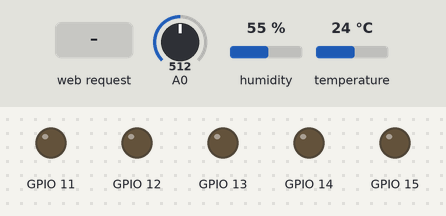
Recording of a sketch running on a simulated ESP8266 (NodeMCU). Shown: output pins drawn as LEDs (lit = HIGH). The test bench sets the inputs (shaded band); at power-on: A0 = 512, humidity 55 %, temperature 24 °C. WiFi joins after 1.5 s; servers stay silent unless stated; what the sketch prints to the serial monitor is not drawn.

Above: at 2.7 s.
2.8 s: HTTP request GET /up received
At 4.0 s:
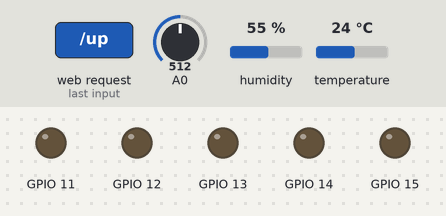
4.4 s: HTTP request GET /down received
At 5.3 s:
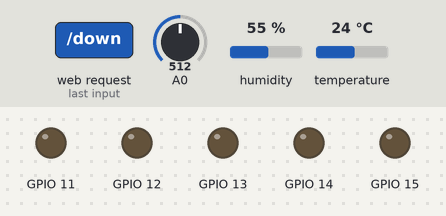
6.0 s: HTTP request GET /left received
At 6.5 s:
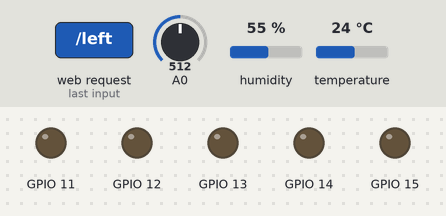
7.6 s: HTTP request GET /right received
At 8.9 s:
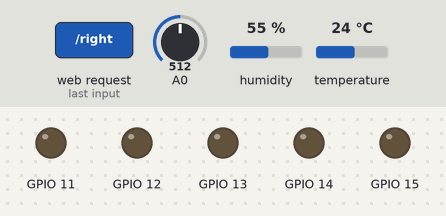
9.2 s: HTTP request GET /beep received
At 10.1 s:
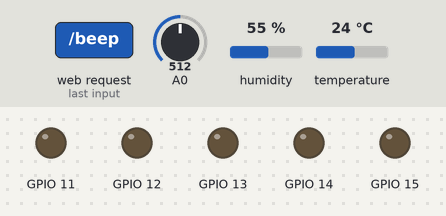
Timing chart, 0 to 11.8 s (numbered marks = the images above; inputs shaded):
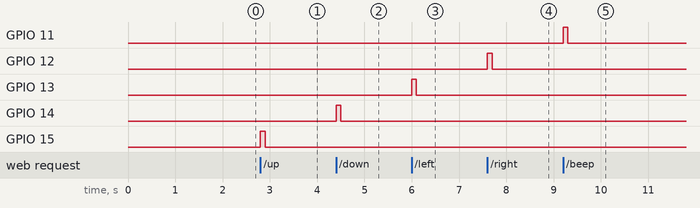

The sketch:

ESP.ino
```cpp
#include <ESP8266WiFi.h>
#include <WiFiClient.h>
#include <ESP8266WebServer.h>
#include <ESP8266mDNS.h>
#include <DHT11.h>

DHT11 dht11(6);

const char* ssid = "DOM";
const char* password = "amszczecin";
MDNSResponder mdns;
ESP8266WebServer server(80);
int distance = 0;


String webPage = "";


void handleRoot() {
  server.send(200, "text/plain", webPage);
}


void setup(void){
  float humi, temp = 0;
 dht11.read(humi, temp);
webPage = "<div style=\"width: 500px; margin: auto; border: 1px solid black; text-align: center;\">";
webPage += "<h1 style=\"margin: auto\">Kontrola Robota VKE-01</h1>";
webPage += "<h3 style=\"margin: auto 0\">#1:";
webPage += analogRead((1)*5/1023*100)/5 + "%</h3>";
webPage += "<h3 style=\"margin: auto 0\">#2:";
webPage += analogRead((2)*5/1023*100)/5 + "%";
webPage += "<h3 style=\"margin: auto 0\">#TEMP:";
webPage += (String)temp +"&#186C; </h3> ";
webPage += "<br / >";
webPage += "<p><a href=\"up\"><button style=\"width: 50px\">^</button></a></p>";
webPage += "<p>";
webPage += "<a href=\"left\"><button><</button></a>";
webPage += "<a href=\"beep\"><button style=\"width: 50px\"> ! </button></a>";
webPage += "<a href=\"right\"><button>></button></a>";
webPage += "</p>";
webPage += "<p><a href=\"down\"><button  style=\"width: 50px\">v</button></a></p>";
webPage += "<br >";
webPage += "<br />";
webPage += "<br />";
webPage += "<p align=\"right\">by Rafał Rożek</p>";
webPage += "<p align=\"right\">dla <a href="">http://www.informatyka.am.szczecin.pl/</a></p>";
webPage += "</div>";

  pinMode(15, OUTPUT);
  pinMode(14, OUTPUT);
  pinMode(13, OUTPUT);
  pinMode(12, OUTPUT);
  pinMode(11, OUTPUT);
  Serial.begin(115200);
  WiFi.begin(ssid, password);
  Serial.println("");

  // Wait for connection
  while (WiFi.status() != WL_CONNECTED) {
    delay(500);
    Serial.print(".");

  }
  Serial.println("");
  Serial.print("Connected to ");
  Serial.println(ssid);
  Serial.print("IP address: ");
  Serial.println(WiFi.localIP());

  if (mdns.begin("esp8266", WiFi.localIP())) {
    Serial.println("MDNS responder started");
  }

  server.on("/", handleRoot);

  server.on("/up", [](){
  handleRoot();
  digitalWrite(15,HIGH);
  delay(100);
  digitalWrite(15,LOW);
  distance++;
  });

  server.on("/down", [](){
  handleRoot();
  digitalWrite(14,HIGH);
  delay(100);
  digitalWrite(14,LOW);
  distance++;
  });
  server.on("/left", [](){
  handleRoot();
    digitalWrite(13,HIGH);
  delay(100);
  digitalWrite(13,LOW);
  });
  server.on("/right", [](){
  handleRoot();

  digitalWrite(12,HIGH);
  delay(100);
  digitalWrite(12,LOW);
  });
  server.on("/beep", [](){
  handleRoot();
    digitalWrite(11,HIGH);
  delay(100);
  digitalWrite(11,LOW);
  });

  server.onNotFound(handleRoot);

  server.begin();
  Serial.println("HTTP server started");
}

void loop(void){
  server.handleClient();
}
```

Measured:
- after the input at 2.8 s, GPIO 15: LOW → HIGH at once, → LOW 0.10 s later
- after the input at 4.4 s, GPIO 14: LOW → HIGH at once, → LOW 0.10 s later
- after the input at 6.0 s, GPIO 13: LOW → HIGH at once, → LOW 0.10 s later
- after the input at 7.6 s, GPIO 12: LOW → HIGH at once, → LOW 0.10 s later
- after the input at 9.2 s, GPIO 11: LOW → HIGH at once, → LOW 0.10 s later
